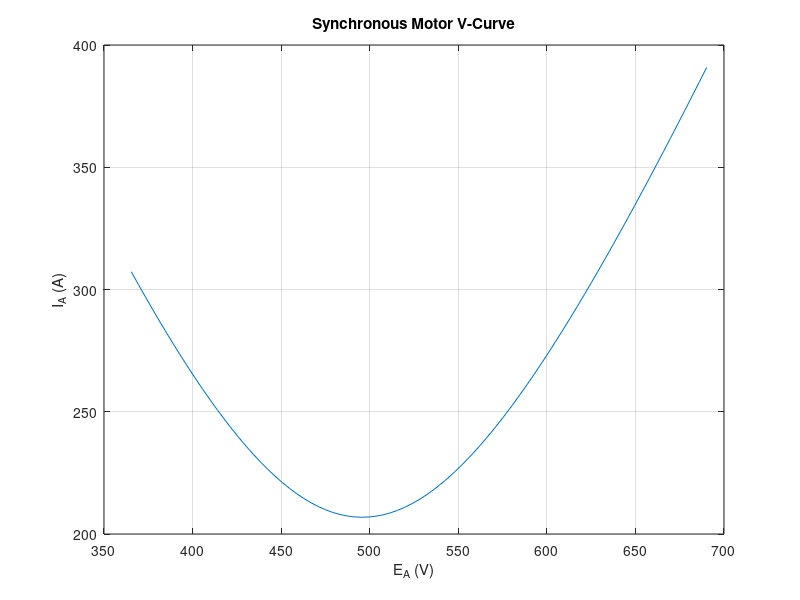

MATLAB code to generate this figure:
clear, clc;

EA1 = 406;
d1 = -17.8 * pi/180;
EA1 = EA1 * (cos(d1) + j * sin(d1));
Xs = 0.6;
Vp = 480;
EA2 = (0.9:0.01:1.7) * 406;

d2 = asin(abs(EA1)./abs(EA2).*sin(d1));

EA2 = EA2 .* (cos(d2) + j .* sin(d2));

IA2 = (Vp-EA2) / (j*Xs);

figure(1)
    plot(abs(EA2),abs(IA2))
    xlabel('E_{A} (V)')
    ylabel('I_{A} (A)')
    title('Synchronous Motor V-Curve')
    grid on;
    
